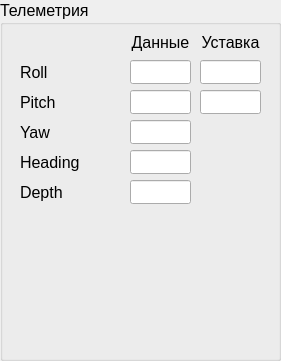
     <widget class="QGroupBox" name="gbTelemetry">
      <property name="geometry">
       <rect>
        <x>700</x>
        <y>165</y>
        <width>281</width>
        <height>361</height>
       </rect>
      </property>
      <property name="font">
       <font>
        <pointsize>12</pointsize>
       </font>
      </property>
      <property name="title">
       <string>Телеметрия</string>
      </property>
      <widget class="QLineEdit" name="edRoll">
       <property name="geometry">
        <rect>
         <x>130</x>
         <y>60</y>
         <width>61</width>
         <height>24</height>
        </rect>
       </property>
       <property name="font">
        <font>
         <pointsize>12</pointsize>
        </font>
       </property>
       <property name="alignment">
        <set>Qt::AlignRight|Qt::AlignTrailing|Qt::AlignVCenter</set>
       </property>
      </widget>
      <widget class="QLabel" name="lbRoll">
       <property name="geometry">
        <rect>
         <x>20</x>
         <y>60</y>
         <width>111</width>
         <height>24</height>
        </rect>
       </property>
       <property name="font">
        <font>
         <pointsize>12</pointsize>
        </font>
       </property>
       <property name="text">
        <string>Roll</string>
       </property>
      </widget>
      <widget class="QLineEdit" name="edPitch">
       <property name="geometry">
        <rect>
         <x>130</x>
         <y>90</y>
         <width>61</width>
         <height>24</height>
        </rect>
       </property>
       <property name="font">
        <font>
         <pointsize>12</pointsize>
        </font>
       </property>
       <property name="alignment">
        <set>Qt::AlignRight|Qt::AlignTrailing|Qt::AlignVCenter</set>
       </property>
      </widget>
      <widget class="QLabel" name="lbPitch">
       <property name="geometry">
        <rect>
         <x>20</x>
         <y>90</y>
         <width>111</width>
         <height>24</height>
        </rect>
       </property>
       <property name="font">
        <font>
         <pointsize>12</pointsize>
        </font>
       </property>
       <property name="text">
        <string>Pitch</string>
       </property>
      </widget>
      <widget class="QLabel" name="lbYaw">
       <property name="geometry">
        <rect>
         <x>20</x>
         <y>120</y>
         <width>111</width>
         <height>24</height>
        </rect>
       </property>
       <property name="font">
        <font>
         <pointsize>12</pointsize>
        </font>
       </property>
       <property name="text">
        <string>Yaw</string>
       </property>
      </widget>
      <widget class="QLineEdit" name="edYaw">
       <property name="geometry">
        <rect>
         <x>130</x>
         <y>120</y>
         <width>61</width>
         <height>24</height>
        </rect>
       </property>
       <property name="font">
        <font>
         <pointsize>12</pointsize>
        </font>
       </property>
       <property name="alignment">
        <set>Qt::AlignRight|Qt::AlignTrailing|Qt::AlignVCenter</set>
       </property>
      </widget>
      <widget class="QLabel" name="lbHeading">
       <property name="geometry">
        <rect>
         <x>20</x>
         <y>150</y>
         <width>111</width>
         <height>24</height>
        </rect>
       </property>
       <property name="font">
        <font>
         <pointsize>12</pointsize>
        </font>
       </property>
       <property name="text">
        <string>Heading</string>
       </property>
      </widget>
      <widget class="QLineEdit" name="edHeading">
       <property name="geometry">
        <rect>
         <x>130</x>
         <y>150</y>
         <width>61</width>
         <height>24</height>
        </rect>
       </property>
       <property name="font">
        <font>
         <pointsize>12</pointsize>
        </font>
       </property>
       <property name="alignment">
        <set>Qt::AlignRight|Qt::AlignTrailing|Qt::AlignVCenter</set>
       </property>
      </widget>
      <widget class="QLabel" name="lbDepthAUV">
       <property name="geometry">
        <rect>
         <x>20</x>
         <y>180</y>
         <width>111</width>
         <height>24</height>
        </rect>
       </property>
       <property name="font">
        <font>
         <pointsize>12</pointsize>
        </font>
       </property>
       <property name="text">
        <string>Depth</string>
       </property>
      </widget>
      <widget class="QLineEdit" name="edDepthAUV">
       <property name="geometry">
        <rect>
         <x>130</x>
         <y>180</y>
         <width>61</width>
         <height>24</height>
        </rect>
       </property>
       <property name="font">
        <font>
         <pointsize>12</pointsize>
        </font>
       </property>
       <property name="alignment">
        <set>Qt::AlignRight|Qt::AlignTrailing|Qt::AlignVCenter</set>
       </property>
      </widget>
      <widget class="QLineEdit" name="edRollSetPoint">
       <property name="geometry">
        <rect>
         <x>200</x>
         <y>60</y>
         <width>61</width>
         <height>24</height>
        </rect>
       </property>
       <property name="font">
        <font>
         <pointsize>12</pointsize>
        </font>
       </property>
       <property name="alignment">
        <set>Qt::AlignRight|Qt::AlignTrailing|Qt::AlignVCenter</set>
       </property>
      </widget>
      <widget class="QLineEdit" name="edPitchSetPoint">
       <property name="geometry">
        <rect>
         <x>200</x>
         <y>90</y>
         <width>61</width>
         <height>24</height>
        </rect>
       </property>
       <property name="font">
        <font>
         <pointsize>12</pointsize>
        </font>
       </property>
       <property name="alignment">
        <set>Qt::AlignRight|Qt::AlignTrailing|Qt::AlignVCenter</set>
       </property>
      </widget>
      <widget class="QLabel" name="lbSevrovLogo">
       <property name="geometry">
        <rect>
         <x>50</x>
         <y>220</y>
         <width>190</width>
         <height>118</height>
        </rect>
       </property>
       <property name="text">
        <string/>
       </property>
       <property name="pixmap">
        <pixmap resource="resource.qrc">:/logo/img/sevrov.png</pixmap>
       </property>
       <property name="scaledContents">
        <bool>true</bool>
       </property>
      </widget>
      <widget class="QLabel" name="lbReadings">
       <property name="geometry">
        <rect>
         <x>125</x>
         <y>30</y>
         <width>71</width>
         <height>24</height>
        </rect>
       </property>
       <property name="font">
        <font>
         <pointsize>12</pointsize>
        </font>
       </property>
       <property name="text">
        <string>Данные</string>
       </property>
       <property name="alignment">
        <set>Qt::AlignCenter</set>
       </property>
      </widget>
      <widget class="QLabel" name="lbSetpoints">
       <property name="geometry">
        <rect>
         <x>195</x>
         <y>30</y>
         <width>71</width>
         <height>24</height>
        </rect>
       </property>
       <property name="font">
        <font>
         <pointsize>12</pointsize>
        </font>
       </property>
       <property name="text">
        <string>Уставка</string>
       </property>
       <property name="alignment">
        <set>Qt::AlignCenter</set>
       </property>
      </widget>
     </widget>
